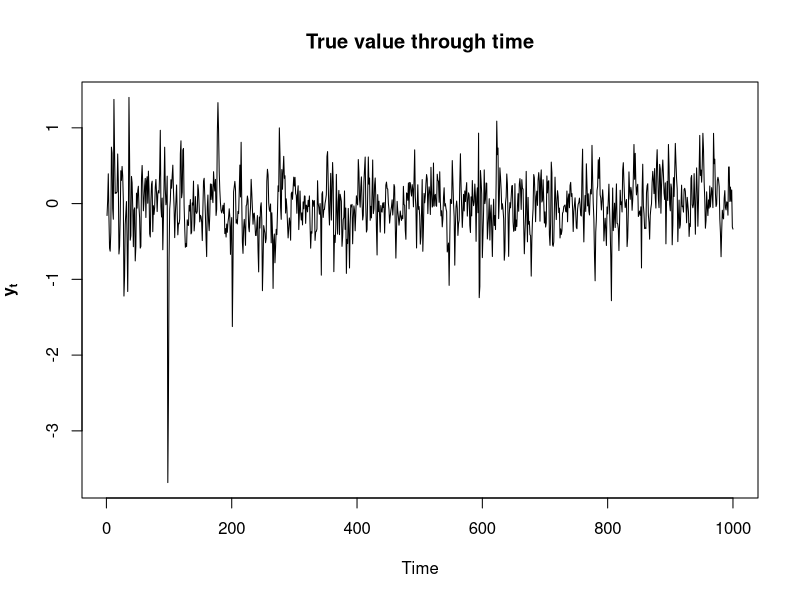
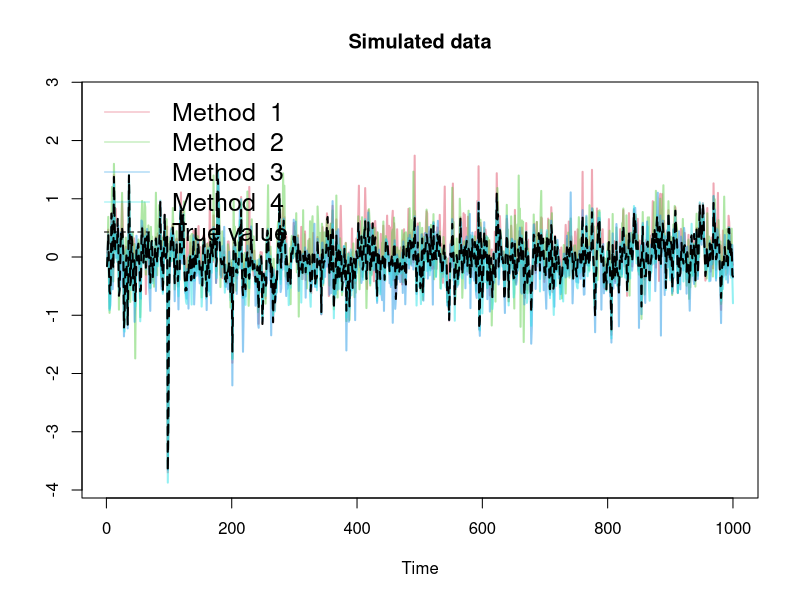

Here is the R script that generated these plots, in order:
## ---- chunk 1
knitr::opts_chunk$set(echo = TRUE,fig.width=12, fig.height=8)
## ---- chunk 2
phi<-c(.6,-.2,.1)
nu<-4
sigma2<-0.05
n<-1000

sims<-function(n,phi,nu,sigma2){
  p<-length(phi)
  yt<-rep(0,p)
  for(i in 1:n){
    lam<-rgamma(1,nu/2,nu/2)
    yt[i+p]<-rnorm(1,sum(phi*yt[i+p-(1:p)]),sqrt(sigma2/lam))
  }
  yt<-yt[-(1:p)]
  return(yt)
}

yt<-sims(n,phi,nu,sigma2)
plot(yt,type='l', main = 'True value through time',xlab = 'Time', ylab=expression(bold(y[t])))
## ---- chunk 3
rald<-function(n,mu,sigma,tau){
  Z<-rnorm(n)
  U<-rexp(n)
  k1<-(1-2*tau)/(tau*(1-tau))
  k2<-2/(tau*(1-tau))
  Y<-sigma*(k1*U+sqrt(k2*U)*Z)+mu
  return(Y)
}

M<-4
sigma<-c(.06,.1,.08,.04)
tau<-c(.3,.4,.6,.7)

ytm<-matrix(0,nrow=n,ncol=M)

for(j in 1:M){
  for(i in 1:n)  ytm[i,j]<-rald(1,yt[i],sigma[j],tau[j])
}

library(grDevices)
plot(c(1,n),c(min(ytm),max(ytm)+1),type='n',ylab='',xlab='Time',main='Simulated data')
for(i in 1:M){
  lines(ytm[,i],type='l',col=adjustcolor(i+1, alpha.f = 0.5),lwd=2)
}
lines(yt,type='l',col='black',lwd=2,lty=2)
legend('topleft',c(paste('Method ',1:M),'True value'),col=c(adjustcolor(2:(M+1), alpha.f = 0.5),1),lty=c(rep(1,M),2),bty='n',cex=1.5)
